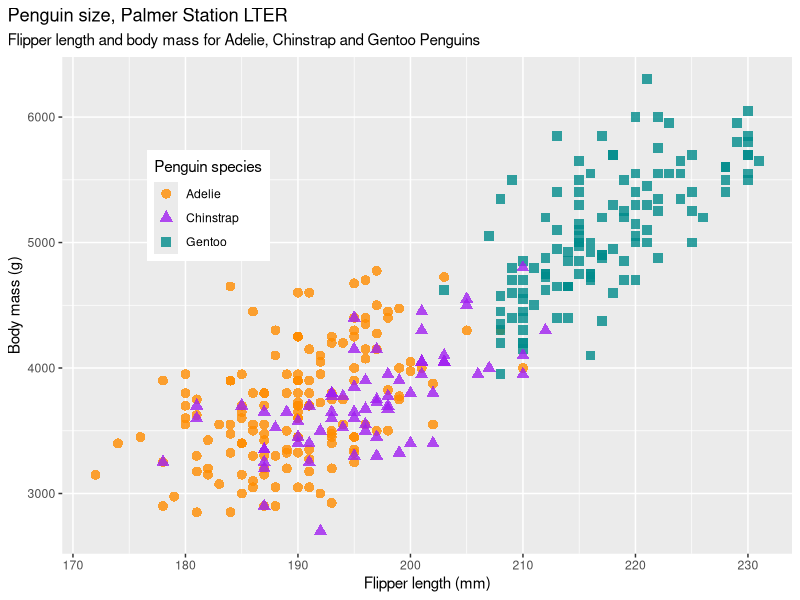

This chart was generated by the following R code:
## ---- chunk 1
library(palmerpenguins)
## ---- chunk 2
data(penguins)
df <- penguins
## ---- chunk 3
library(ggplot2)

mass_flipper <- ggplot(data = penguins, 
                       aes(x = flipper_length_mm,
                           y = body_mass_g)) +
  geom_point(aes(color = species, 
                 shape = species),
             size = 3,
             alpha = 0.8) +
  scale_color_manual(values = c("darkorange","purple","cyan4")) +
  labs(title = "Penguin size, Palmer Station LTER",
       subtitle = "Flipper length and body mass for Adelie, Chinstrap and Gentoo Penguins",
       x = "Flipper length (mm)",
       y = "Body mass (g)",
       color = "Penguin species",
       shape = "Penguin species") +
  theme(legend.position = c(0.2, 0.7),
        plot.title.position = "plot",
        plot.caption = element_text(hjust = 0, face= "italic"),
        plot.caption.position = "plot")

mass_flipper
